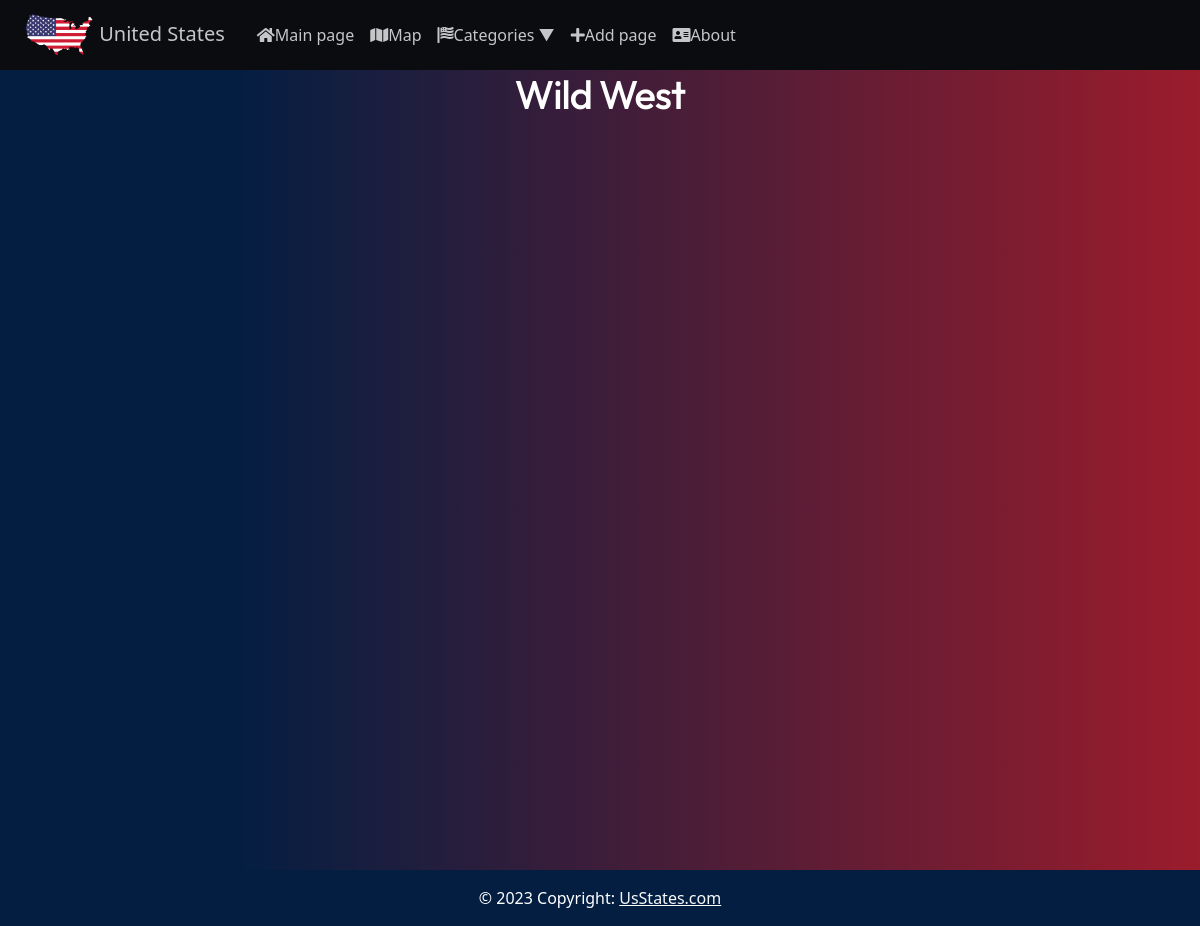
/category/5/, run on an earlier commit of the app's database.
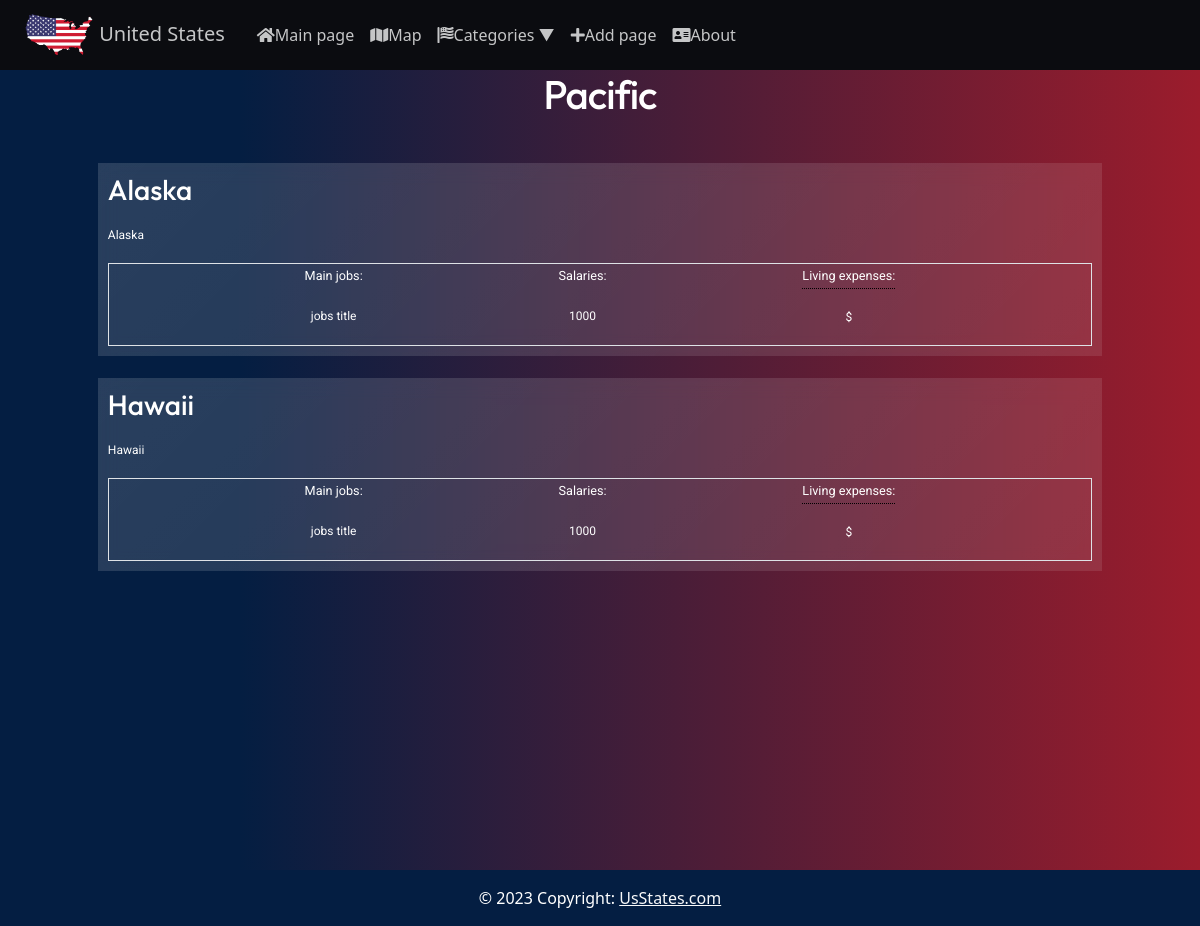
And on a later commit of the database.
### main/models.py (models this page shows, shortened)
class Category(models.Model):
    name = models.CharField(max_length=255, db_index=True, verbose_name='Category')
    slug=models.SlugField(max_length=255, unique=True, db_index=True, verbose_name='URL', null=True)
    def get_absolute_url(self):
        return reverse("category", kwargs={"cat_id": self.pk})
    class Meta:
        verbose_name='Category'
        verbose_name_plural='Categories'
        ordering=['id']

class States(models.Model):
    title = models.CharField(max_length=255, verbose_name="State name")
    slug=models.SlugField(max_length=255, unique=True, db_index=True, verbose_name='URL', null=True)
    content= models.TextField(blank=False, verbose_name="State preview text")
    photo = models.ImageField(upload_to="photos/%Y/%m/%d/", verbose_name="Main photo", blank=True)
    time_create = models.DateTimeField(auto_now_add=True, verbose_name="Time created")
    time_update=models.DateTimeField(auto_now = True, verbose_name="Time updated")
    is_published = models.BooleanField(default=True, verbose_name="Is published")
    cat = models.ForeignKey('Category', on_delete=models.PROTECT, null=True, verbose_name="Category")
    jobs = models.CharField(max_length=255, verbose_name="State main jobs", default="jobs title")
    salary = models.IntegerField(verbose_name="State average annual income", default=1000)
    lowest_annual_income = models.IntegerField(verbose_name="State lowest annual income", default=100)
    living_expenses = models.CharField(max_length=5, verbose_name="Living expenses in $$$", default="$")
    taxes = models.CharField(max_length=255, verbose_name="State tax link", default="This field will set by itself", blank=True)
    def get_absolute_url(self):
        return reverse("states", kwargs={"state_slug": self.slug})
    class Meta: #для stateS у адмін панелі
        verbose_name='State'
        verbose_name_plural="States"
        ordering = ['title', 'time_create']

### main/views.py (the view)
# urls.py: path('category/<int:cat_id>/', views.show_category, name='category'),
def show_category(request, cat_id):
    posts = States.objects.filter(cat_id=cat_id)
    cats = Category.objects.filter(id=cat_id)
    cat_id_list = []
    for i in cats:
        cat_id_list.append(i.id)
    if cat_id not in cat_id_list:
        raise Http404()
    else:
        context={
        'posts':posts,
        'title':list(cats)[0].name,
        'cats':cats,
        }
        return render(request, 'main/states_main.html', context=context)

### main/templatetags/main_tags.py (called while the page is built)
@register.inclusion_tag("main/list_categories.html")
def show_categories(sort=None, cat_selected=0):
    if sort==None:
        cats=Category.objects.all()
    else:
        cats=Category.objects.order_by(sort)
    return {"cats":cats, 'cat_selected':cat_selected}

@register.inclusion_tag("main/list_menu.html")
def show_menu():
    menu = [{'title': 'Main page', 'url_name':'home', 'font_awesome_class':'fas fa-home'},
            {'title': 'Map', 'url_name':'map_page', 'font_awesome_class':'fas fa-map'},
        {'title': 'Categories', 'url_name':'states_main', 'font_awesome_class':'fa-solid fa-flag-usa'},
        {'title': 'Add page', 'url_name':'add_page', 'font_awesome_class':'fas fa-plus'},
        {'title': 'About', 'url_name':'about', 'font_awesome_class':'fas fa-address-card'},
    ]
    return {"menu":menu}

### main/templates/main/states_main.html (shortened to what this page needs)
{%extends 'main/layout.html'%}
{%load static%}
{%block additional_head_data%}
<link rel="stylesheet" href="{% static 'main/css/states_main.css' %}">
{%endblock%}
{%block content%}
<div class="container">
    {%for p in cats%}
        <h1>{{p.name}}</h1>
    {%endfor%}
    <ul class="list-articles p-0">
        {%for i in posts%}
        <a href="{{ i.get_absolute_url }}">
            <div class="features-wrapper">
                <li class="features hidden row">
                        <div class="state-preview-content-container col">
                            <h2 class="text-start">{{i.title}}</h2>
                            <div class="state-preview-text">
                                <p class="">{{i.content|linebreaks|truncatewords:50}}</p>
                            </div>
                            <div class="features-thumbnail border d-flex justify-content-evenly">
                                <div class="jobs-thumbnail">
                                    <p class="thumbnail-text">Main jobs:</p>
                                    <p> {{ i.jobs }}</p>
                                </div>
                                <div class="salaries-thumbnail">
                                    <p class="thumbnail-text">Salaries: </p>
                                    <p>{{ i.salary }}</p>
                                </div>
                                <div class="prices-thumbnail">
                                    <p class="thumbnail-text" data-toggle="tooltip" data-placement="right" title="$ is very cheap, and $$$$$ is very expensive" style="border-bottom: 1px dotted #000;">Living expenses:</p>
                                    <p>{{ i.living_expenses }}</p>
                                </div>
                            </div>
                        </div>
                    </li>
            </div>
        </a>
        {%endfor%}
    </ul>
</div>
{%endblock%}

### main/templates/main/layout.html (shortened to what this page needs)
{% load static %}
{% load main_tags %}
<!DOCTYPE html>
<html lang="en">
<head>
    {%block additional_head_data%} {%endblock%}
    <link href="https://cdn.jsdelivr.net/npm/bootstrap@5.3.2/dist/css/bootstrap.min.css" rel="stylesheet">
    <link rel="stylesheet" href="{% static 'main/css/styles.css' %}">
    <link rel="stylesheet" href="https://cdnjs.cloudflare.com/ajax/libs/font-awesome/5.15.4/css/all.min.css" />
</head>
<body>
    <header class="navbar navbar-expand-lg navbar-light">
        <nav class="container-xxl mx-4 p-0">
          <a href="{% url 'home' %}" class="navbar-brand me-4">
                <img id="logo" width="70"  src="{% static 'main/images/logo.png' %}" alt="">
                <span class="logo-text ">United States</span>
          </a>
          <div class="collapse navbar-collapse" id="navbarNav">
            <ul class="navbar-nav">
              {% show_menu %}
            </ul>
          </div>
        </nav>
    </header>
    <div class="container-fluid min-vh-100">
        <div class="row min-vh-100" id="main-part">
            <div class="col p-0" id="main">
                {% block content %}
                {% endblock %}
            </div>
        </div>
    </div>
    <footer class="bg-body-tertiary text-center text-lg-start">
      <div class="text-center p-3" id="footer">
        © 2023 Copyright:
        <a class="text-light" href="https://127.0.0.1:8000/">UsStates.com</a>
      </div>
    </footer>
</body>
</html>

### main/templates/main/list_menu.html (shortened to what this page needs)
{%load main_tags%}
{%for i in menu%}
   {%if i.title == 'Categories'%}
        <li class="dropdown nav-item">
           <button href="#" class="nav-link" onclick="openDropdown()"><i class="fas fa-flag-usa"></i>Categories ▼</button>
       </li>
   {%else%}
        <li class="nav-item"><a href="{%url i.url_name%}" class="nav-link"><i class="{{i.font_awesome_class}}"></i>{{i.title}}</a></li>
    {%endif%}
{%endfor%}

### main/static/main/css/states_main.css (style rules this page uses)
#main .features { z-index: 1; width: 90%; margin: 2% auto; color: white; list-style: none; background: linear-gradient(135deg, rgba(255, 255, 255, 0.15), rgba(255, 255, 255, 0.1)); backdrop-filter: blur(10px); -webkit-backdrop-filter: blur(10px); display: flex; transition: transform 0.5s; }
#main .features .state-preview-content-container { padding: 1%; width: 100%; }
#main .features h2 { font-size: calc(26px + 0.390625vw); }
#main .features p { text-decoration: none; font-size: calc(12px + 0.390625vw); }
#main .features .state-preview-text p { text-align: left; }
.state-preview-text { right: 10px; }
#main .thumbnail-text { font-size: calc(8px + 0.390625vw) !important; }
#main .list-articles .hidden { opacity: 0; filter: blur(5px); transform: translateX(-100%); transition: all 1s; }
#main .list-articles .show { opacity: 1; filter: blur(0); transform: translateX(0); }

### main/static/main/css/styles.css (style rules this page uses)
:root { --aside-menu-color: rgb(107, 238, 255); --aside-hover-color: rgb(145,149,230); --main-text-color: #66fcf1; }
html { height:100%; }
body { height: 100%; }
header .dropdown button, header .dropdown button:focus, header .dropdown button:hover { color: #c5c6c7; }
header { background-color: #0b0c10 !important; }
header a { color: #c5c6c7 !important; }
header ul li a, header ul li button { transition: transform 0.6s !important; }
#footer { background-color: #041e42; color: white; }
#main h1, #main h2, #main h3, #main h4 { font-family: Outfit; }
#main p { font-family: Roboto; }
#main { color: #ffffff; background: linear-gradient(90deg, #041e42 20%, #9b1c2c 100%); text-align: center; padding-left: 3%; padding-right: 3%; }
#main p { font-size: 16px; line-height: calc(16px * 1.5); }
#main h1 { margin-bottom: 2%; letter-spacing: -1px; }
#main .list-articles a { text-decoration: none; }
.list-articles { overflow: hidden; }
@media screen and (max-width: 1240px) { #main .features .state-preview-content-container h2 { font-size: 28px; } }
@media screen and (max-width: 1240px) { #main .features .state-preview-content-container p:not([class="thumbnail-text"]) { font-size: 12px; } }
@media screen and (max-width: 1240px) { #main .features .state-preview-content-container .thumbnail-text { font-size: 12px; } }

What changed in the data, as far as the page shows it:
removed Category: name "Wild West"
added Category: name "Pacific"
added States: title "Alaska", content "Alaska", jobs "jobs title", salary "1000", living_expenses "$"
added States: title "Hawaii", content "Hawaii", jobs "jobs title", salary "1000", living_expenses "$"
